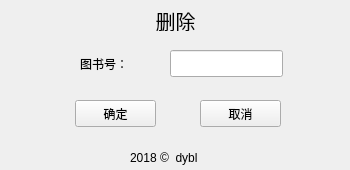
<?xml version="1.0" encoding="UTF-8"?>
<ui version="4.0">
 <class>DeleteBookForm</class>
 <widget class="QWidget" name="DeleteBookForm">
  <property name="geometry">
   <rect>
    <x>0</x>
    <y>0</y>
    <width>350</width>
    <height>170</height>
   </rect>
  </property>
  <property name="windowTitle">
   <string>Form</string>
  </property>
  <widget class="QLineEdit" name="bno_le">
   <property name="geometry">
    <rect>
     <x>170</x>
     <y>50</y>
     <width>113</width>
     <height>27</height>
    </rect>
   </property>
  </widget>
  <widget class="QLabel" name="bno_lab">
   <property name="geometry">
    <rect>
     <x>80</x>
     <y>55</y>
     <width>67</width>
     <height>17</height>
    </rect>
   </property>
   <property name="text">
    <string>图书号：</string>
   </property>
  </widget>
  <widget class="QPushButton" name="ensure_btn">
   <property name="geometry">
    <rect>
     <x>75</x>
     <y>100</y>
     <width>81</width>
     <height>27</height>
    </rect>
   </property>
   <property name="text">
    <string>确定</string>
   </property>
  </widget>
  <widget class="QPushButton" name="cancel_btn">
   <property name="geometry">
    <rect>
     <x>200</x>
     <y>100</y>
     <width>81</width>
     <height>27</height>
    </rect>
   </property>
   <property name="text">
    <string>取消</string>
   </property>
  </widget>
  <widget class="QLabel" name="label">
   <property name="geometry">
    <rect>
     <x>140</x>
     <y>10</y>
     <width>71</width>
     <height>21</height>
    </rect>
   </property>
   <property name="font">
    <font>
     <pointsize>15</pointsize>
    </font>
   </property>
   <property name="text">
    <string>删除</string>
   </property>
   <property name="alignment">
    <set>Qt::AlignCenter</set>
   </property>
  </widget>
  <widget class="QLabel" name="label_2">
   <property name="geometry">
    <rect>
     <x>130</x>
     <y>150</y>
     <width>101</width>
     <height>16</height>
    </rect>
   </property>
   <property name="text">
    <string>2018 ©  dybl</string>
   </property>
  </widget>
 </widget>
 <resources/>
 <connections/>
</ui>
